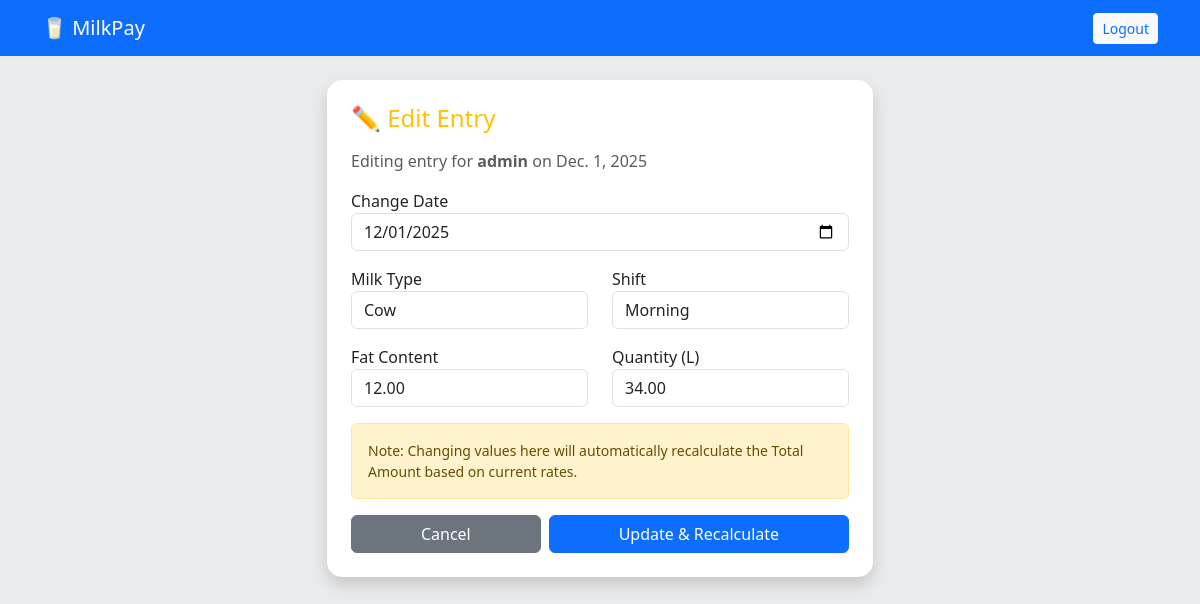
Screenshot of /edit-entry/2/ (signed in) with the database file from the repository.
### core/models.py (models this page shows, shortened)
class MilkEntry(models.Model):
    farmer = models.ForeignKey(User, on_delete=models.CASCADE, related_name='entries',limit_choices_to={'is_farmer': True})
    date = models.DateField(default=timezone.now)
    shift = models.CharField(max_length=10, choices=[('Morning', 'Morning'), ('Evening', 'Evening')])
    milk_type = models.CharField(max_length=10, choices=[('Cow', 'Cow'), ('Buffalo', 'Buffalo')], default='Cow')
    fat = models.DecimalField(max_digits=4, decimal_places=2)
    quantity = models.DecimalField(max_digits=5, decimal_places=2) # Liters
    rate_applied = models.DecimalField(max_digits=6, decimal_places=2, blank=True)
    total_amount = models.DecimalField(max_digits=10, decimal_places=2, blank=True)
    created_at = models.DateTimeField(auto_now_add=True)

class User(AbstractUser):
    is_farmer = models.BooleanField(default=False)
    is_admin = models.BooleanField(default=False)
    phone = models.CharField(max_length=11, blank=True)
    address = models.TextField(blank=True)

### core/views.py (the view)
# urls.py: path('edit-entry/<int:entry_id>/', views.edit_entry, name='edit_entry'),
@login_required
def edit_entry(request, entry_id):
    if not request.user.is_superuser:
        return redirect('dashboard')
    entry = get_object_or_404(MilkEntry, id=entry_id)
    if request.method == 'POST':
        form = MilkEntryForm(request.POST, instance=entry)
        if form.is_valid():
            form.save()
            return redirect('admin_dashboard')
    else:
        form = MilkEntryForm(instance=entry)
    return render(request, 'core/edit_entry.html', {'form': form, 'entry': entry})

### core/forms.py (shortened to what this page needs)
class MilkEntryForm(forms.ModelForm):
    class Meta:
        model = MilkEntry
        fields = ['farmer', 'date', 'shift', 'milk_type', 'fat', 'quantity']
        widgets = {
            'farmer': forms.Select(attrs={'class': 'form-control'}),
            'date': forms.DateInput(attrs={'class': 'form-control', 'type': 'date'}),
            'shift': forms.Select(attrs={'class': 'form-control'}),
            'milk_type': forms.Select(attrs={'class': 'form-control'}),
            'fat': forms.NumberInput(attrs={'class': 'form-control', 'step': '0.1'}),
            'quantity': forms.NumberInput(attrs={'class': 'form-control', 'step': '0.1'}),
        }

### core/templates/core/edit_entry.html (shortened to what this page needs)
{% extends 'core/base.html' %}
{% block content %}
<div class="row justify-content-center">
    <div class="col-md-6">
        <div class="card p-4 shadow">
            <h4 class="mb-3 text-warning">✏️ Edit Entry</h4>
            <p class="text-muted">Editing entry for <strong>{{ entry.farmer.username }}</strong> on {{ entry.date }}</p>
            <form method="post">
                <div class="mb-3">
                    <label>Change Date</label>
                    {{ form.date }}
                </div>
                <div class="row mb-3">
                    <div class="col">
                        <label>Milk Type</label>
                        {{ form.milk_type }}
                    </div>
                    <div class="col">
                        <label>Shift</label>
                        {{ form.shift }}
                    </div>
                </div>
                <div class="row mb-3">
                    <div class="col">
                        <label>Fat Content</label>
                        {{ form.fat }}
                    </div>
                    <div class="col">
                        <label>Quantity (L)</label>
                        {{ form.quantity }}
                    </div>
                </div>
                <div class="alert alert-warning small">
                    Note: Changing values here will automatically recalculate the Total Amount based on current rates.
                </div>
                <div class="d-flex gap-2">
                    <a href="{% url 'admin_dashboard' %}" class="btn btn-secondary flex-grow-1">Cancel</a>
                    <button type="submit" class="btn btn-primary flex-grow-1">Update & Recalculate</button>
                </div>
            </form>
        </div>
    </div>
</div>
{% endblock %}

### core/templates/core/base.html (style rules this page uses)
body { background-color: #eaebec; }
.card { border-radius: 15px; border: none; box-shadow: 0 4px 6px rgba(0,0,0,0.1); }

### rows the page displays
MilkEntry: farmer.username "admin", date "Dec. 1, 2025", date "12/01/2025", milk_type "Cow", shift "Morning", fat "12.00", quantity "34.00"
